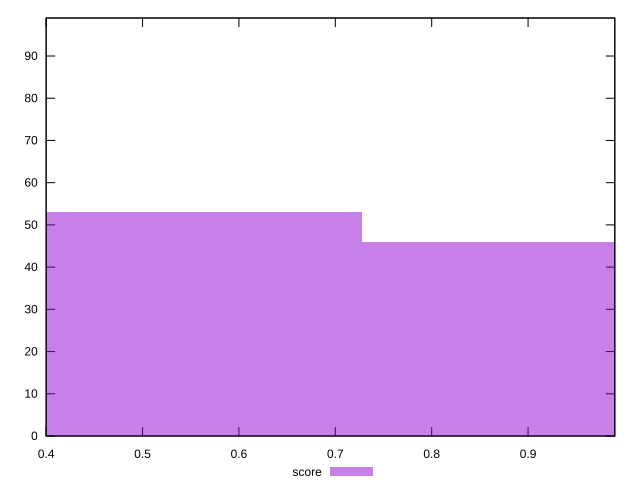

Reproduce this figure in gnuplot.
reset

$score <<EOF
0.48519368708194216 53
0.9703873741638843 46
EOF

set key outside below
set boxwidth 0.48519368708194216
set xrange [0.4:0.99]
set yrange [0:99]
set trange [0:99]
set style fill transparent solid 0.5 noborder
set terminal svg size 640, 490 enhanced background rgb 'white'
set output "reports/report_00027_2021-02-24T12-40-31.850Z/mainthread-work-breakdown/samples/card/score/histogram.svg"

plot $score title "score" with boxes

reset
